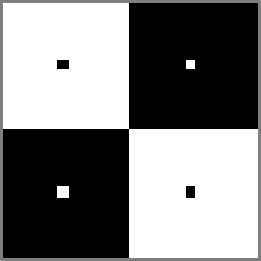
%> input picture lab1 CV/boxes.pgm, 87 x 87 px, given in place of rooster.jpg, which was not available (shown 3 times larger)
$ octave lab1.m   (GNU Octave 9; MATLAB toolbox functions it lacks are replaced by stand-ins)
%> lines starting %> are read from the running program, lines starting %| are printed output that depends on the picture; pictures that were not available may be replaced by others from this repository, and a replacement may not be noted
Ia = imread('rooster.jpg');
%> Ia is the input picture: size 87x87 uint16; min 0, max 65535, mean 32774.6
Ib = imread('boxes.pgm');
Iag = rgb2gray(Ia);
Iad = im2double(Iag);
Ibd = im2double(Ib);
Ie = imread('elephant.png');
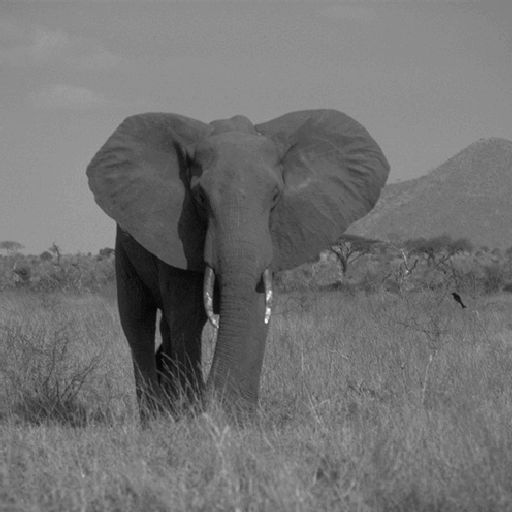
%> input picture lab1 CV/elephant.png, 512 x 512 px
%> Ie is the input picture: size 512x512 uint8; min 6, max 249, mean 113.7
Ied = im2double(Ie);
h1 = fspecial('average',5);
h2 = fspecial('average',25);
con_a1 = conv2(Iad,h1,'same');
con_a2 = conv2(Iad,h2,'same');
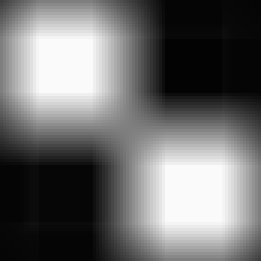
%> con_a2: size 87x87 double (shown 3 times larger); min 0.0144, max 0.981, mean 0.431
con_b1 = conv2(Ibd,h1,'same');
con_b2 = conv2(Ibd,h2,'same');
figure(1)
subplot(2,2,1), imagesc(con_a1);colorbar
subplot(2,2,2), imagesc(con_a2);colorbar
subplot(2,2,3), imagesc(con_b1);colorbar
subplot(2,2,4), imagesc(con_b2);colorbar
colormap('gray');
print -dpng 3_1_1.png


gau_1 = fspecial('gaussian',30,1.5);
gau_2 = fspecial('gaussian',60,10);
con_a3 = conv2(Iad,gau_1,'same');
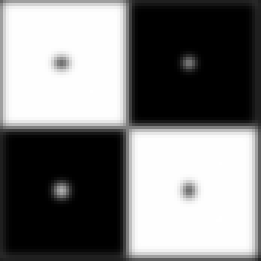
%> con_a3: size 87x87 double (shown 3 times larger); min 3.47e-16, max 1, mean 0.486
con_a4 = conv2(Iad,gau_2,'same');
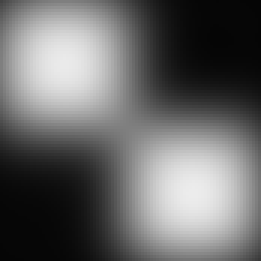
%> con_a4: size 87x87 double (shown 3 times larger); min 0.02, max 0.928, mean 0.413
con_b3 = conv2(Ibd,gau_1,'same');
con_b4 = conv2(Ibd,gau_2,'same');
figure(2)
subplot(2,2,1), imagesc(con_a3);colorbar;
subplot(2,2,2), imagesc(con_a4);colorbar;
subplot(2,2,3), imagesc(con_b3);colorbar;
subplot(2,2,4), imagesc(con_b4);colorbar;
colormap('gray');
print -dpng 3_1_2.png

gau_3 = fspecial('gaussian',[1,60],10);
gau_4 = conv2(gau_3,transpose(gau_3),'full');
tic
con_a5 = conv2(Iag,gau_3,'same');
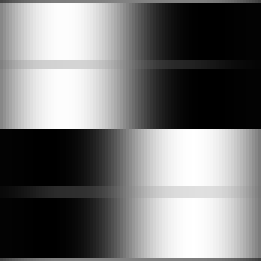
%> con_a5: size 87x87 double (shown 3 times larger); min 471.7, max 63758.3, mean 29796.7; drawn with min black and max white
con_a6 = conv2(con_a5,transpose(gau_3),'same');
toc
tic
con_a7 = conv2(Iag,gau_4,'same');
toc

figure(3)
y=sin([0:0.01:2*pi]); subplot(3,1,1), plot(y);
yd1=conv2(y,[-1,1],'valid'); subplot(3,1,2), plot(yd1)
yd2=conv2(y,[-1,2,-1],'valid'); subplot(3,1,3), plot(yd2)
%> after `plot(yd2)`:
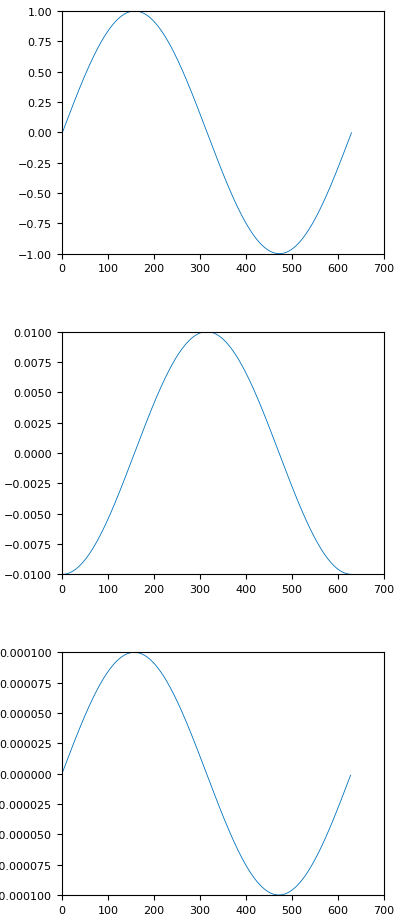
%> figure redrawn from the program's plot data, 3 panels; panel 1: curve peaks at x = 158, y = 1; panel 2: curve peaks at x = 315, y = 0.01; panel 3: curve peaks at x = 157, y = 0.0001
print -dpng 4_1.png

Lap_1 = [-0.125,-0.125,-0.125;-0.125,1,-0.125;-0.125,-0.125,-0.125];
Lap_2 = [-1,-1,-1;-1,8,-1;-1,-1,-1];
con_b5 = conv2(Ibd,Lap_1,'same');
con_b6 = conv2(Ibd,Lap_2,'same');
figure(5)
subplot(1,2,1),imagesc(con_b5);colorbar;
subplot(1,2,2),imagesc(con_b6);colorbar;
colormap('gray')
print -dpng 4_2.png


sob = fspecial('sobel');
sob_t = transpose(sob);
pre = fspecial('prewitt');
pre_t = transpose(pre);
con_b7 = conv2(Ibd,sob,'same');
con_b8 = conv2(Ibd,sob_t,'same');
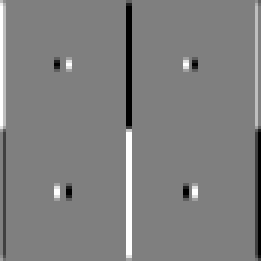
%> con_b8: size 87x87 double (shown 3 times larger); min -4, max 4, mean 0; mean of the top-left, top-right, bottom-left and bottom-right quarters 0.0464, -0.0454, 0.0464, -0.0454; drawn with min black and max white
con_b9 = conv2(Ibd,pre,'same');
con_b10 = conv2(Ibd,pre_t,'same');
figure(6)
subplot(2,2,1),imagesc(con_b7);colorbar
subplot(2,2,2),imagesc(con_b8);colorbar
subplot(2,2,3),imagesc(con_b9);colorbar
subplot(2,2,4),imagesc(con_b10);colorbar
colormap('jet')
